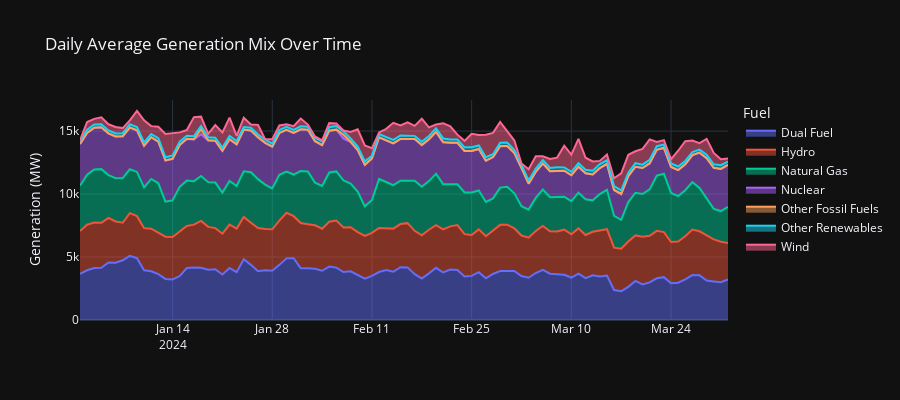

Write notebook code for a chart like this one.
### Code cell
# Fuel mix over time — stacked area chart
fuel_hourly = (
    df_fuel
    .set_index('timestamp')
    .groupby('fuel_type')
    .resample('D')['gen_mw']  # daily average to keep chart readable
    .mean()
    .reset_index()
)

fig = px.area(
    fuel_hourly,
    x='timestamp', y='gen_mw',
    color='fuel_type',
    title='Daily Average Generation Mix Over Time',
    labels={'gen_mw': 'Generation (MW)', 'timestamp': '', 'fuel_type': 'Fuel'},
    template='plotly_dark'
)
fig.update_layout(height=400)
fig.show()
